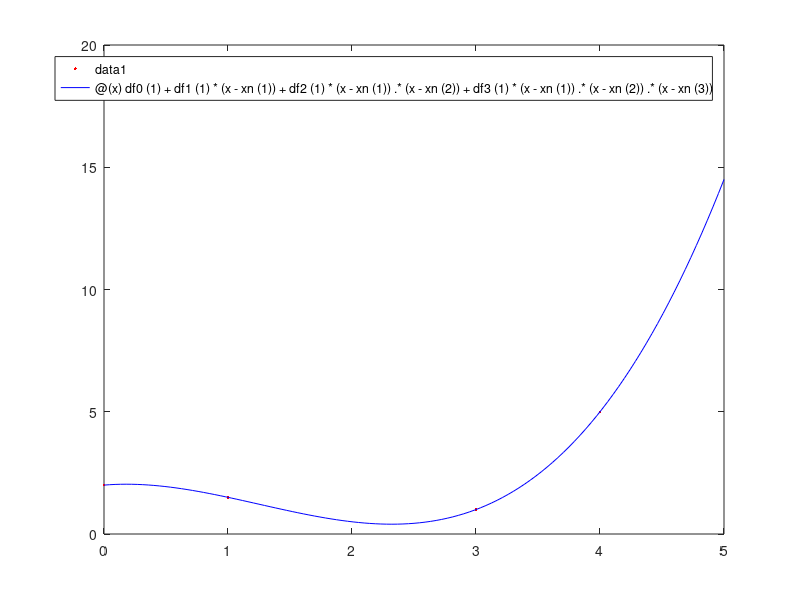

MATLAB code for this plot:
clear all
close all
clc
% Polynomy jsou jednoduché ale oscilují mimo definované body a výrazně na
% u vedle okrajovách bodů
% polynomy max n řádu


% základní polynom
    % musíme řešit soustavu rovnic
    % Při řešení má matice nenulová Vandermodův determinant (at je to cokoliv)
    % a pak při větším počtu bodů je MATICE špatně podmíněna
    % U polynomů je polynom řádu n,ale jeho nejvyší člen je x^(x_počet_bodů - 1)
    % Existuje právě jeden polynom řádu n pro dané body

% lagrangeův polynom
    % nemusíme řešit soustavu rovnic
    % algebraickou úpravou dostaneme stejný polynom jako pomocí základního
    
% newtonův polynom
    % kombinace předešlých, kdy řešíme soustavu rovnic ale má
    % trojúhelníkovou strukturu (difference, a proto matice trojúhelníková)
    % zápis výsledného polynomu je analogie taylorova polynomu


xi =[ -2.3; -1.3; 0.6; 1.5; 2.8; 3.3; 4.6; 5.9; 7.8; 9.3];
yi =[ -51; -15; 8; 31; -47; -11; -101; -110; -223; -307]

% pro odstranění komentářů (které jsou tvořeny % pokud už nevíte, stačí označit oblasti a stisknout CTRL+t pro zakometářování CTRL+r)

% základní polynom -----------------------------------------------------
% pn(x) = a0 + a1*x + a2*x^2 + an*x^n
% xi a yi mu

% M = [ones(10,1), xi, xi.^2, xi.^3, xi.^4, xi.^5, xi.^6, xi.^7, xi.^8, xi.^9]
% b = yi
% 
% a = M\b
% 
% pn =@(x) a(1) + a(2)*x + a(3)*x^2 +a(4)*x^3 + a(5)*x^4 + a(6)*x^5+ a(7)*x^6+ a(8)*x^7+ a(9)*x^8 + a(10)*x^9
% 
% plot(xi,yi,'r.')
% hold on
% fplot(pn,[-3,10],'color','blue')
% 

% % automatizace základního
% syms x
% x_length = length(xi)
% M = []
% 
% 
% for i = 0 : x_length-1
%     M(:,end+1) = xi.^i
% end
% 
% b = yi
% a = M\b
% 
% pn =  0
% 
% for i = 1 : x_length
%     pn = pn + a(i)*x^(i-1);
% end
% 
% plot(xi,yi,'r.')
% hold on
% fplot(pn,[-3,10],'color','blue')

% Lagrangeuv tvar --------------------------------------------------------
% % pn(x) = f0(x)*y0 + f1(x)*y1 ..... fn(x)*yn

% fi1 = @(x) ( (x-xi(2))*(x-xi(3))*(x-xi(4))*(x-xi(5))*(x-xi(6))*(x-xi(7))*(x-xi(8))*(x-xi(9))*(x-xi(10)) ) / ( (xi(1)-xi(2))*(xi(1)-xi(3))*(xi(1)-xi(4))*(xi(1)-xi(5))*(xi(1)-xi(6))*(xi(1)-xi(7))*(xi(1)-xi(8))*(xi(1)-xi(9))*(xi(1)-xi(10)) )
% fi2 = @(x) ( (x-xi(1))*(x-xi(3))*(x-xi(4))*(x-xi(5))*(x-xi(6))*(x-xi(7))*(x-xi(8))*(x-xi(9))*(x-xi(10)) ) / ( (xi(2)-xi(1))*(xi(2)-xi(3))*(xi(2)-xi(4))*(xi(2)-xi(5))*(xi(2)-xi(6))*(xi(2)-xi(7))*(xi(2)-xi(8))*(xi(2)-xi(9))*(xi(2)-xi(10)) )
% fi3 = @(x) ( (x-xi(2))*(x-xi(1))*(x-xi(4))*(x-xi(5))*(x-xi(6))*(x-xi(7))*(x-xi(8))*(x-xi(9))*(x-xi(10)) ) / ( (xi(3)-xi(2))*(xi(3)-xi(1))*(xi(3)-xi(4))*(xi(3)-xi(5))*(xi(3)-xi(6))*(xi(3)-xi(7))*(xi(3)-xi(8))*(xi(3)-xi(9))*(xi(3)-xi(10)) )
% fi4 = @(x) ( (x-xi(2))*(x-xi(3))*(x-xi(1))*(x-xi(5))*(x-xi(6))*(x-xi(7))*(x-xi(8))*(x-xi(9))*(x-xi(10)) ) / ( (xi(4)-xi(2))*(xi(4)-xi(3))*(xi(4)-xi(1))*(xi(4)-xi(5))*(xi(4)-xi(6))*(xi(4)-xi(7))*(xi(4)-xi(8))*(xi(4)-xi(9))*(xi(4)-xi(10)) )
% fi5 = @(x) ( (x-xi(2))*(x-xi(3))*(x-xi(4))*(x-xi(1))*(x-xi(6))*(x-xi(7))*(x-xi(8))*(x-xi(9))*(x-xi(10)) ) / ( (xi(5)-xi(2))*(xi(5)-xi(3))*(xi(5)-xi(4))*(xi(5)-xi(1))*(xi(5)-xi(6))*(xi(5)-xi(7))*(xi(5)-xi(8))*(xi(5)-xi(9))*(xi(5)-xi(10)) )
% fi6 = @(x) ( (x-xi(2))*(x-xi(3))*(x-xi(4))*(x-xi(5))*(x-xi(1))*(x-xi(7))*(x-xi(8))*(x-xi(9))*(x-xi(10)) ) / ( (xi(6)-xi(2))*(xi(6)-xi(3))*(xi(6)-xi(4))*(xi(6)-xi(5))*(xi(6)-xi(1))*(xi(6)-xi(7))*(xi(6)-xi(8))*(xi(6)-xi(9))*(xi(6)-xi(10)) )
% fi7 = @(x) ( (x-xi(2))*(x-xi(3))*(x-xi(4))*(x-xi(5))*(x-xi(6))*(x-xi(1))*(x-xi(8))*(x-xi(9))*(x-xi(10)) ) / ( (xi(7)-xi(2))*(xi(7)-xi(3))*(xi(7)-xi(4))*(xi(7)-xi(5))*(xi(7)-xi(6))*(xi(7)-xi(1))*(xi(7)-xi(8))*(xi(7)-xi(9))*(xi(7)-xi(10)) )
% fi8 = @(x) ( (x-xi(2))*(x-xi(3))*(x-xi(4))*(x-xi(5))*(x-xi(6))*(x-xi(7))*(x-xi(1))*(x-xi(9))*(x-xi(10)) ) / ( (xi(8)-xi(2))*(xi(8)-xi(3))*(xi(8)-xi(4))*(xi(8)-xi(5))*(xi(8)-xi(6))*(xi(8)-xi(7))*(xi(8)-xi(1))*(xi(8)-xi(9))*(xi(8)-xi(10)) )
% fi9 = @(x) ( (x-xi(2))*(x-xi(3))*(x-xi(4))*(x-xi(5))*(x-xi(6))*(x-xi(7))*(x-xi(8))*(x-xi(1))*(x-xi(10)) ) / ( (xi(9)-xi(2))*(xi(9)-xi(3))*(xi(9)-xi(4))*(xi(9)-xi(5))*(xi(9)-xi(6))*(xi(9)-xi(7))*(xi(9)-xi(8))*(xi(9)-xi(1))*(xi(9)-xi(10)) )
% fi10 = @(x) ( (x-xi(2))*(x-xi(3))*(x-xi(4))*(x-xi(5))*(x-xi(6))*(x-xi(7))*(x-xi(8))*(x-xi(9))*(x-xi(1)) ) / ( (xi(10)-xi(2))*(xi(10)-xi(3))*(xi(10)-xi(4))*(xi(10)-xi(5))*(xi(10)-xi(6))*(xi(10)-xi(7))*(xi(10)-xi(8))*(xi(10)-xi(9))*(xi(10)-xi(1)) )
% 
% 
% pn = @(x) fi1(x)*yi(1) + fi2(x)*yi(2) + fi3(x)*yi(3) + fi4(x)*yi(4) + fi5(x)*yi(5) + fi6(x)*yi(6) + fi7(x)*yi(7) + fi8(x)*yi(8) + fi9(x)*yi(9) + fi10(x)*yi(10)
% 
% plot(xi,yi,'r.')
% hold on
% fplot(pn,[-3,10],'color','blue')

% newton ----------------------------------------------------------------
xn = [0;3;4;1]
yn = [2;1;5;3/2]

df0 = yn
n = length(xn)

df1 = []
df2 = []
df3 = []

% df1
for i=1 : n-1
    df1(i) = (df0(i+1)-df0(i))/(xn(i+1)-xn(i)) 
end

% df2
for i=1 : n-2
    df2(i) = (df1(i+1)-df1(i))/(xn(i+2)-xn(i)) 
end

% df3
for i=1 : n-3
    df3(i) = (df2(i+1)-df2(i))/(xn(i+3)-xn(i)) 
end

pn = @(x)df0(1) + df1(1)*(x-xn(1)) + df2(1)*(x-xn(1)).*(x-xn(2)) + df3(1)*(x-xn(1)).*(x-xn(2)).*(x-xn(3));



plot(xn,yn,'r.')
hold on
fplot(pn,[0,5],'color','blue')
